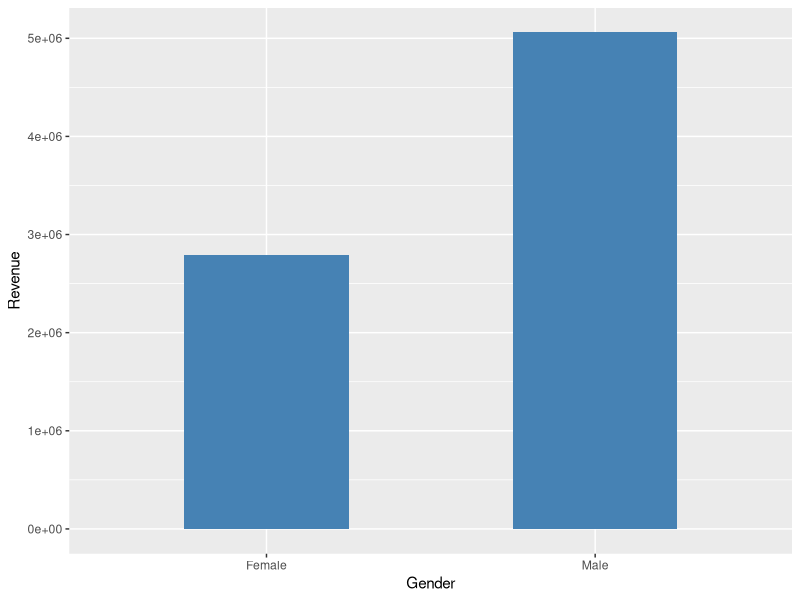
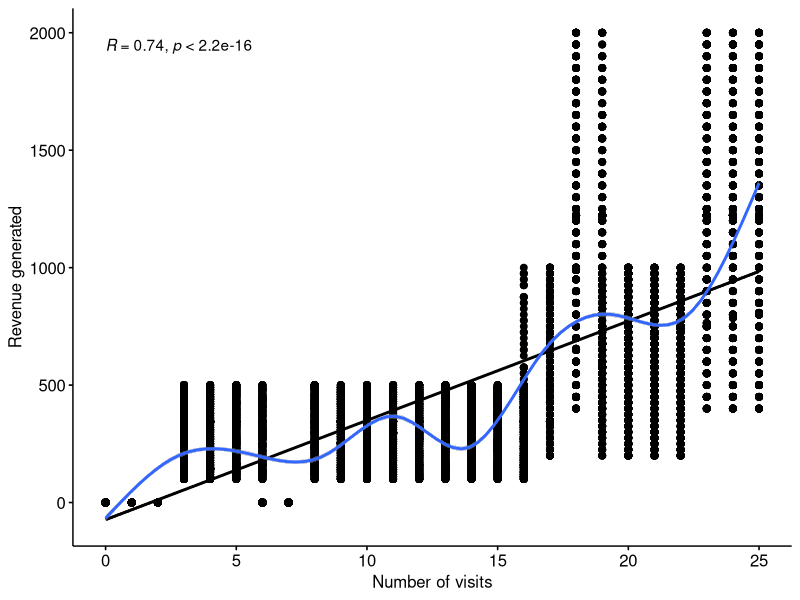

R code for these plots, in order:
## ---- chunk 1
#Problem 1

#Importing Libraries
library(data.table)

#Importing Data
cust_data <- read.csv('customertxndata.csv')
setDT(cust_data)

#Total Revenue
sum_revenue <- cust_data[,na.omit(sum(revenue))]
sprintf("total transaction amount: %s", sum_revenue)

#Mean Visits
mean_visits <- cust_data[,na.omit(mean(visits))]
sprintf("mean number of visits: %s", mean_visits)

#Mean Revenue
median_revenue <- cust_data[,na.omit(median(revenue))]
sprintf("median revenue: %s", median_revenue)

#Median Revenue
SD_revenue <- cust_data[,na.omit(sd(revenue))]
sprintf("standard deviation of revenue: %s", SD_revenue)

#Most Common Gender
gender_count <- cust_data[,.(count = .N), by = "gender"][order(-count)]
sprintf("most common gender is %s", gender_count[1,1])
## ---- chunk 2
#Problem 2
library("ggplot2")

#Total revenue by gender
revenue_by_gender <- cust_data[, sum(revenue), by = gender]
revenue_by_gender <- na.omit(revenue_by_gender)

#Bar chart 
ggplot(data=revenue_by_gender, aes(x=gender, y=V1)) +
  geom_bar(stat="identity", fill="steelblue", width = 0.5) +
  xlab("Gender") + ylab("Revenue")
## ---- chunk 3
#Problem 3
library("ggpubr")

#Pearson Moment of Correlation between number of visits and revenue
ggscatter(cust_data, x = "visits", y = "revenue", 
          add = "reg.line", conf.int = TRUE, 
          cor.coef = TRUE, cor.method = "pearson",
          xlab = "Number of visits", ylab = "Revenue generated") +
  geom_smooth(method = 'gam', formula = y ~ s(x, bs = "cs"))
## ---- chunk 4
#Problem 4
library(tidyverse)

#creating a table containing only the NA values
missing_data <- cust_data %>% filter_all(any_vars(is.na(.)))

#rows having missing data is in datatabe "missing_data"

#Every column has missing data, and 7,200 rows have missing values.
#We can impute the missing values by the mean of the column, and for columns having 
#outliers we must ignore them before calculating the mean.
## ---- chunk 5
#Problem 5

#Mean transactions
clean_cust_data <- na.omit(cust_data)

#Calculating mean for transactions
clean_cust_data[, round(mean(transactions))]

#Assigning mean value to NA in transactions column
impute_trans <- cust_data
impute_trans[is.na(cust_data$transactions)] <- 1

#Creating function for mode
getmode <- function(v) 
  {
   uniqv <- unique(v)
   uniqv[which.max(tabulate(match(v, uniqv)))]
  }

#Mode of gender
cust_data[, getmode(gender)]

#Assigning mode value to NA in gender column
impute_gender <- cust_data
impute_gender[is.na(cust_data$gender)] <- "Male"
## ---- chunk 6
#Problem 6

#Spliting the data into a trainig and validation dataset 

training_data <- cust_data[rep(c(TRUE,FALSE), length = .N), ]     
#logical vector c(TRUE,FALSE) will only return 1st,3rd,5th...values

validation_data <- cust_data[rep(c(FALSE,TRUE), length = .N), ]   
#logical vector c(FALSE,TRUE) will only return 2nd,4th,6th...values
## ---- chunk 7
#Problem 7

#Calculating mean revenue for trainig dataset
mean_train <- training_data[,na.exclude(mean(revenue))]
sprintf("mean of training data: %s", mean_train)

#Calculating mean revenue for validation dataset
mean_val <- validation_data[,na.exclude(mean(revenue))]
sprintf("mean of validation data: %s", mean_val)
## ---- chunk 8
#Problem 8
set.seed(77654)

#Creating first sample to set 60% of data for training
sample_1 <- sample.int(n = nrow(cust_data), size = floor(.60*nrow(cust_data)), replace = F)

#Creating dataset for training
training <- cust_data[sample_1,]

#Creating a dataset of the remaining data for testing and validation
remaining_data <- cust_data[-sample_1,]

#Creating second sample to split the reamining dataset for testing and validation
sample_2 <- sample.int(n = nrow(remaining_data), size = floor(.50*nrow(remaining_data)), replace = F)

#Creating dataset for testing
testing <- remaining_data[sample_2, ]

#Creating dataset for validation
validation <- remaining_data[-sample_2, ]
